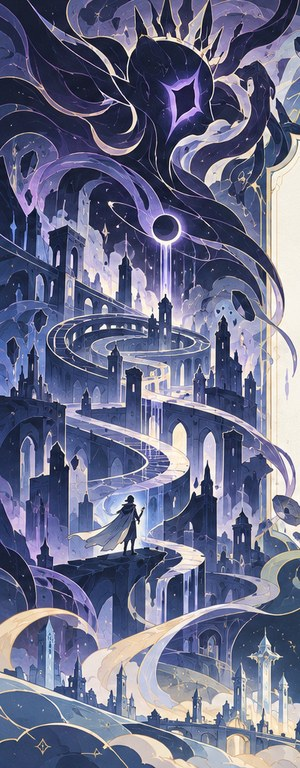
#> input picture 底稿/状态栏/comfy/refs/maze1001_left.jpg, 300 x 768 px, given in place of left.png, which was not available
$ python moon_frame.py refs/maze1001_left.jpg
#> lines starting #> are read from the running program, lines starting #| are printed output that depends on the picture
### 底稿/状态栏/comfy/maze1001_frame_gpt.py
#!/usr/bin/env python3
# GPT 出的两扇放回四方：整张是一幅画，靠窗那一条只留抠出来的东西（箭、火翼、麦穗、剑、巨手、紫烟、崖石），其余透明，平边停在框线上。
#   python maze1001_frame_gpt.py [mid|gpt]    mid 是中间那一档，gpt 是头一版。图写 out/四方_11-03/art_<版本>/。pv_* 那几版走 maze1001_frame_pv.py，这里只存它们左扇的来源和抠图框。
# 先跑 gpt_prepare.py 把要抠的裁进 <来源>/crop/，cut_cpu.py 抠进 <来源>/cut/。楣和座在 maze1001_frame.py，mid 换 GPT 重画的飘带和徽记（<来源>/parts/，抠进 parts/cut/）。
import os
import sys
sys.dont_write_bytecode = True
HERE = os.path.dirname(os.path.abspath(__file__))
sys.path.insert(0, HERE)
sys.stdout.reconfigure(encoding='utf-8', line_buffering=True)
import numpy as np
from PIL import Image, ImageFilter
import frame_comp as F
from maze1001_frame import bottom_band, top_band

ROOT = os.path.join(HERE, 'out', '四方_11-03')
W, H, LINE = F.W, F.H, F.LINE
VERS = {
    'gpt': dict(src='gpt', left='left_b.png', down=90, art='art_gpt', tag='_gpt', boxes=(('l_hand', (560, 120, 1024, 480)), ('l_swirl', (740, 510, 1024, 930)))),
    'mid': dict(src='gpt_mid', left='left.png', down=130, art='art_mid', tag='_mid', parts='gpt_mid', boxes=(('l_hand', (600, 90, 1024, 440)), ('l_swirl', (770, 540, 1024, 910)), ('l_rock', (760, 1090, 1024, 1340)))),
    'pv_a': dict(src='pv', right='right_a.png', rcut='r_a', left='left_a.png', down=0, art='art_pv_a', tag='_pv_a', parts='gpt_mid', boxes=(('la_hand', (780, 400, 1024, 640)), ('la_rock', (640, 1060, 1024, 1536)))),
    'pv_b': dict(src='pv', right='right_a.png', rcut='r_a', left='left_b.png', down=0, art='art_pv_b', tag='_pv_b', parts='gpt_mid', boxes=(('lb_ring', (820, 180, 1024, 560)), ('lb_low', (820, 780, 1024, 1090)))),
    'pv_c': dict(src='pv', right='right_a.png', rcut='r_a', left='left_c2.png', down=0, art='art_pv_c', tag='_pv_c', parts='gpt_mid', boxes=(('lc2_hand', (780, 430, 1024, 700)),)),
    'pv_ab': dict(src='pv', right='right_f7.png', rcut='r_f7', left='left_ab.png', down=0, art='art_fu_ab', tag='_fu_ab', parts='gpt_mid', boxes=(('lab_hand', (760, 400, 1024, 860)), ('lab_rock', (640, 1200, 1024, 1536)))),
    'pv_d': dict(src='pv', right='right_pv.png', rcut='r_pv', left='left_d.png', down=0, art='art_pv_d', tag='_pv_d', parts='gpt_mid', boxes=(('ld_hand', (780, 430, 1024, 700)),)),
}


# [4 lines left out: function soft, not called in this run]


def dim_outer(a, side, amount=0.55, start=760):
    x = np.arange(W, dtype=np.float32)
    d = x if side == 'right' else (W - 1 - x)
    k = 1 - np.clip((d - start) / (W - start), 0, 1)[None, :, None] * amount
    a[..., :3] *= k
    return a


# [63 lines left out: functions star_plate, right_panel, left_panel, part, not called in this run]


# [21 lines that do not run on import are left out]

### 底稿/状态栏/comfy/moon_frame.py
#!/usr/bin/env python3
# 月银纪四方的拼法（11-04），照 maze1001_frame_pv.py 的路子。要 PIL 和 numpy，用 ComfyUI 那个 venv 的 python。
#   python gpt_moon.py                     出图，写 out/月银纪_11-04/
#   python moon_frame.py crop              裁靠窗那一条要抠的地方，写 crop/
#   python cut_cpu.py <crop> <cut>         抠，写 cut/
#   python moon_frame.py                   拼，写 art/（moon_left、moon_right、moon_top、moon_bottom.webp）
# 尺寸的账跟迷宫纪一样：两扇画布 1400×2000，LINE 是框线；楣 3000×720（样式里 1250×300，框上沿 y=240）；座 6000×677（样式里 2500×282，框下沿离底 341）。
# 一双手不进座，拆成两张（moon_hl、moon_hr），样式里各贴一个屏幕下角，大小跟着视口高（make_css_frame.py 的 --fm-hx）。
import os
import sys
sys.dont_write_bytecode = True
HERE = os.path.dirname(os.path.abspath(__file__))
sys.path.insert(0, HERE)
sys.stdout.reconfigure(encoding='utf-8', line_buffering=True)
import numpy as np
from PIL import Image, ImageFilter
import frame_comp as F
from maze1001_frame_gpt import dim_outer, soft

ROOT = os.path.join(HERE, 'out', '月银纪_11-04')
ART = os.path.join(ROOT, 'art')
W, H, LINE = F.W, F.H, F.LINE
FILL = (20, 27, 40)      # 样式里的 --fm-pl、--fm-pr，超宽屏外侧补的底色
LEFT_UP = 110            # 左扇整张往上提，焚原的头别叫座和手盖住；顶上一成本来就是空天
# 左扇靠窗那一条要留的东西，框是 left.png 的像素（1024×1536）：飞龙的头，白鹿的角，鲸的尾，焚原的头和爪
LEFT_BOXES = [('l_flier', (780, 300, 1024, 410)), ('l_antler', (740, 470, 1024, 720)), ('l_whale', (800, 750, 1024, 880)), ('l_dragon', (640, 1120, 1024, 1536))]
RIGHT_SRC, RIGHT_CUT = 'right2', 'r_full2'
BOT_H = 677               # 座的画布高，样式里 282（--fm-both）
WIN_HALF = 912            # 窗口一半宽的画布像素（样式 380）
HANDS_SRC, HANDS_SPLIT, HANDS_TOP, HANDS_TONE = 'hands2', 1086, 205, (0.86, 0.89, 0.96)   # 两只手指尖相接的那一列；拇指尖上头裁到哪一行；手的颜色
RIGHT_K, RIGHT_TOP = 0.88, 150   # 右扇再缩一点往下放：巨枪尖落到框线一带，别叫顶栏压住；希尔妲的火在座上面。空出来的外侧和上下照边上的画接


def rgba(name):
    return Image.open(os.path.join(ROOT, name + '.png')).convert('RGBA')


# [4 lines left out: function solid, not called in this run]


def tight(im, thr=40):
    return im.crop(im.getchannel('A').point(lambda v: 255 if v > thr else 0).getbbox())


# [23 lines left out: functions to_fill, shifted, crop, not called in this run]


def left_panel():
    src = Image.open(os.path.join(ROOT, 'left.png')).convert('RGB')
#> src is the input picture: PIL image 300x768 RGB; mean R, G, B 107.2, 110.2, 138
    k = H / src.height
#> k = 2.6
    s = src.resize((int(src.width * k + 0.5), H), Image.LANCZOS)
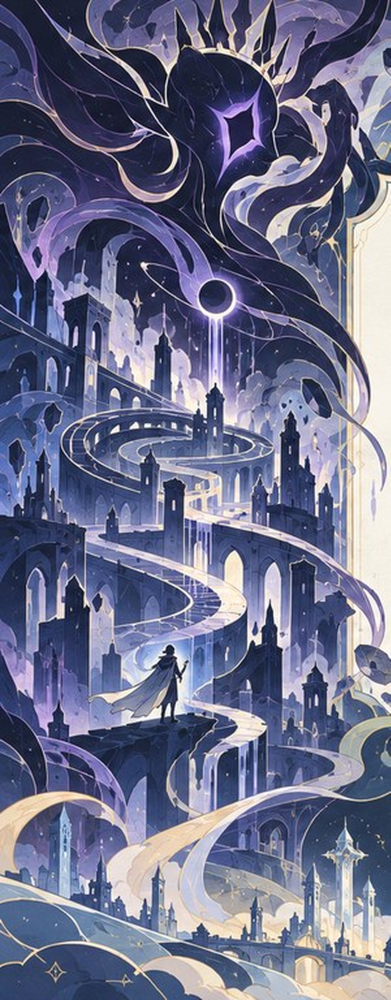
#> s: PIL image 781x2000 RGB (shown at 1/2 size); mean R, G, B 107.2, 110.1, 138
    x0 = W - s.width
#> x0 = 619
    full = Image.new('RGB', (W, H))
#> full: PIL image 1400x2000 RGB; every value is 0
    full.paste(s.crop((0, 0, x0, H)).transpose(Image.FLIP_LEFT_RIGHT), (0, -LEFT_UP))
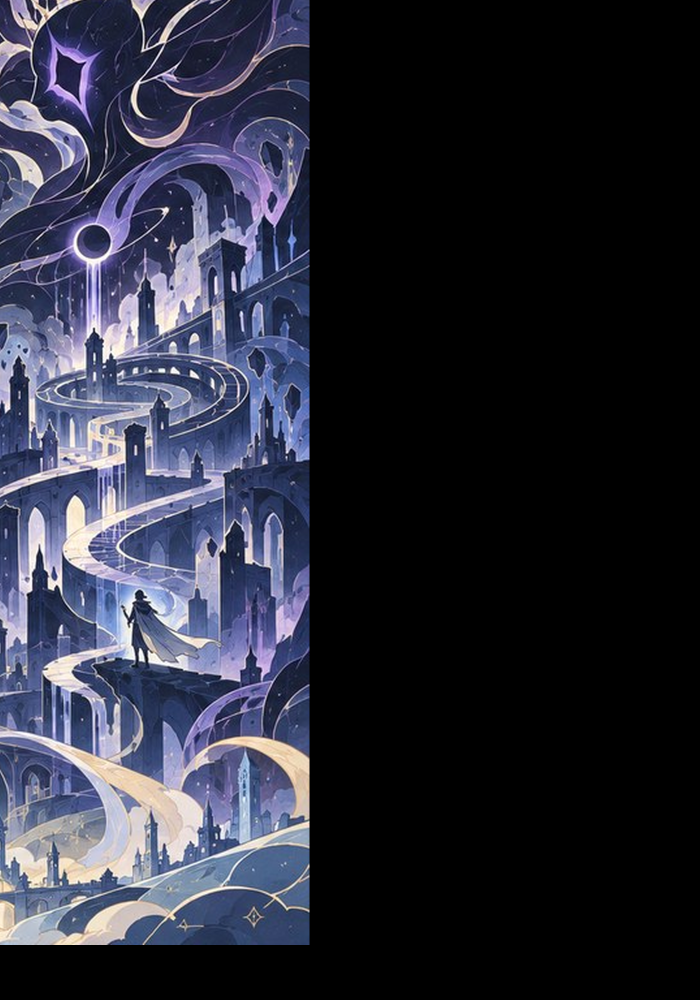
#> full: PIL image 1400x2000 RGB (shown at 1/2 size); mean R, G, B 41.6, 43.2, 56.2
    full.paste(s, (x0, -LEFT_UP))
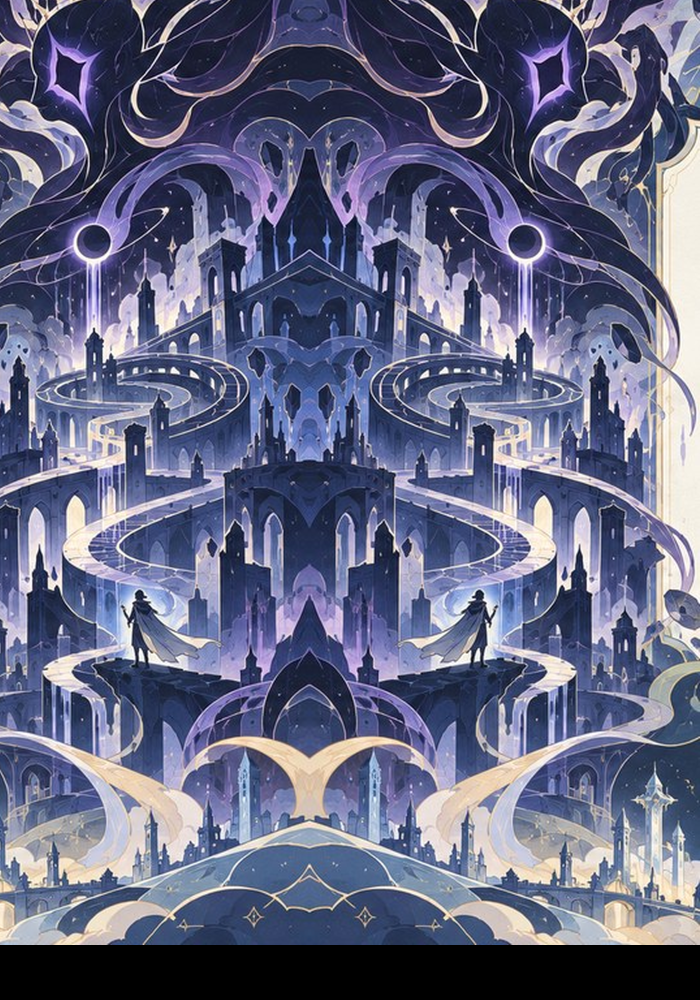
#> full: PIL image 1400x2000 RGB (shown at 1/2 size); mean R, G, B 98.8, 102.2, 129.9
    # 底下空出来的一条拿最下面几行拉开补，这一条在座后头
    full.paste(full.crop((0, H - LEFT_UP - 8, W, H - LEFT_UP)).transpose(Image.FLIP_TOP_BOTTOM).resize((W, LEFT_UP), Image.BICUBIC), (0, H - LEFT_UP))
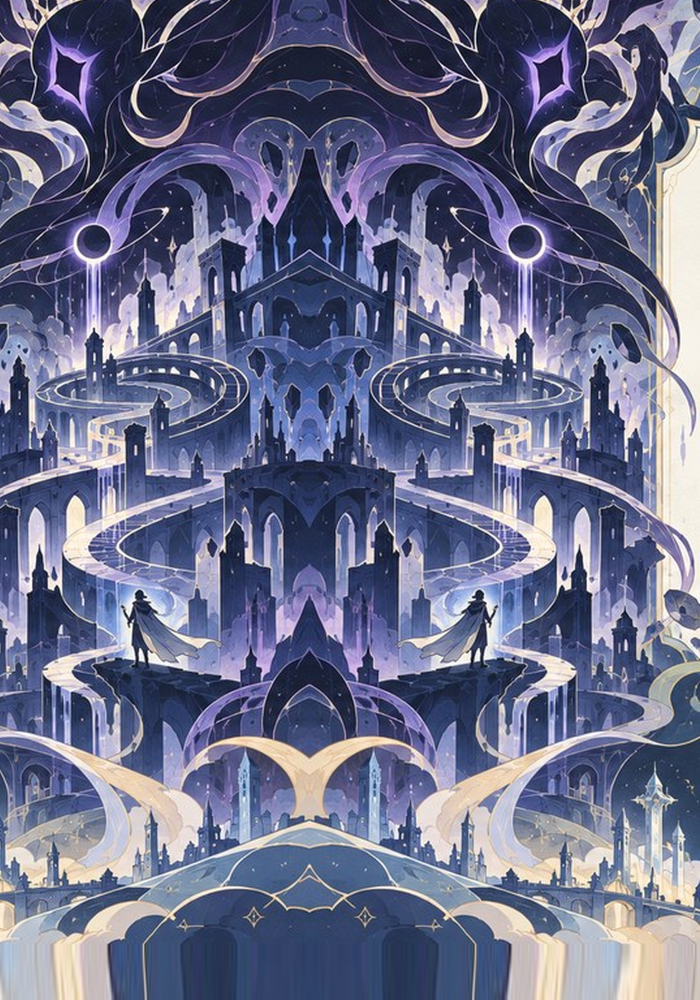
#> full: PIL image 1400x2000 RGB (shown at 1/2 size); mean R, G, B 105.3, 109, 137.7
    a = np.dstack([np.asarray(full).astype(np.float32), np.full((H, W), 255, np.float32)])
    a = dim_outer(a, 'left')
#> in dim_outer, `a[..., :3] *= k`:
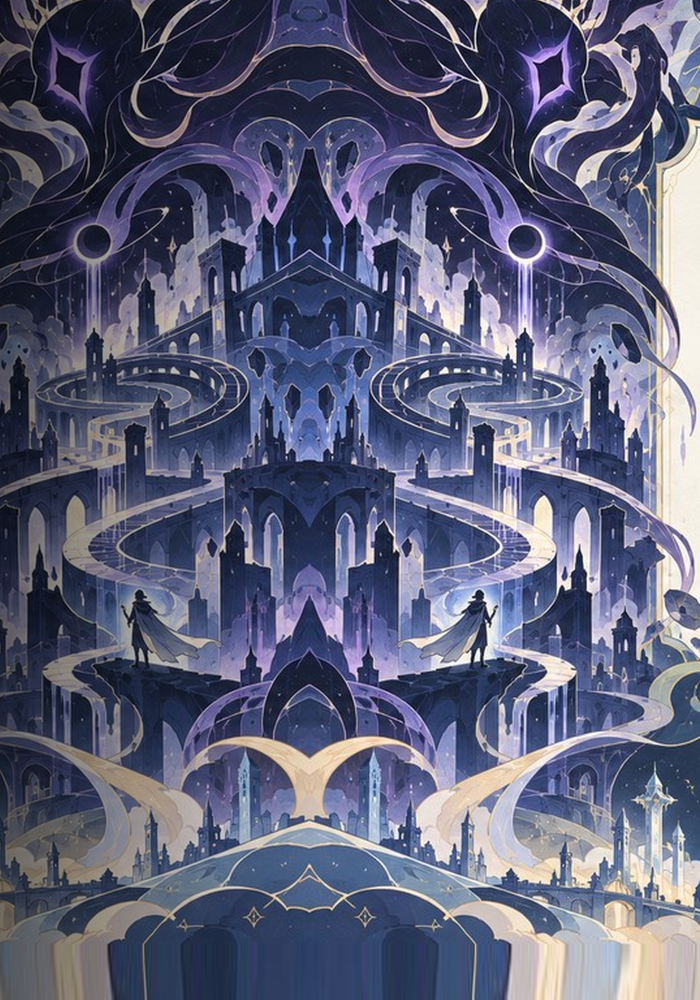
#> a: shape (2000, 1400, 4) float32 (shown at 1/2 size); mean R, G, B, A 91.9, 95.2, 120.2, 256
    mk = Image.new('L', src.size, 0)
#> mk: PIL image 300x768 L; every value is 0
    for name, box in LEFT_BOXES:
        c = Image.open(os.path.join(ROOT, 'cut', name + '.png')).getchannel('A').resize((box[2] - box[0], box[3] - box[1]), Image.LANCZOS)
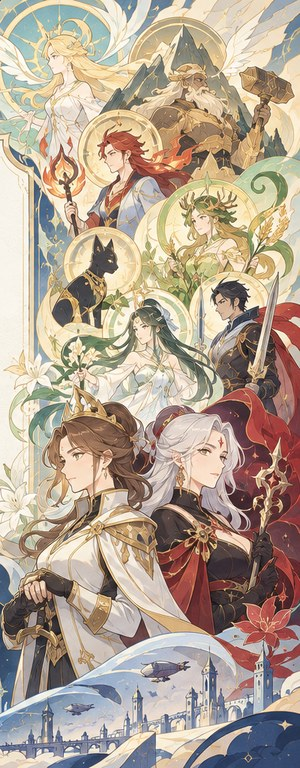
#> input picture 底稿/状态栏/comfy/refs/maze1001_right.jpg, 300 x 768 px, given in place of l_flier.png, which was not available
        mk.paste(c.point(lambda t: 255 if t > 90 else 0), box[:2])
    mk = mk.resize(s.size, Image.LANCZOS)
    full_m = Image.new('L', (W, H), 0)
    full_m.paste(mk, (x0, -LEFT_UP))
    a[:, W - LINE:, 3] = np.asarray(soft(full_m)).astype(np.float32)[:, W - LINE:]
    return Image.fromarray(np.uint8(np.clip(a, 0, 255)), 'RGBA')


# [146 lines left out: functions right_place, right_cut, right_panel, lance_layer, strip, top_band and 3 more, not called in this run]


if __name__ == '__main__':
    if sys.argv[1:2] == ['crop']:
        crop()
    else:
#> (the run stopped early here; a loop or call above may not have finished)
